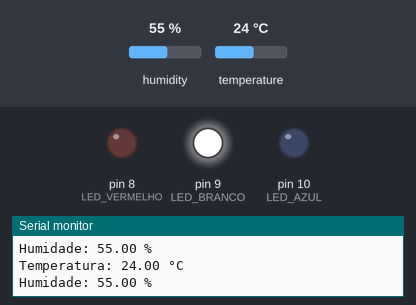
A program run on a simulated Arduino Uno, built with avr-gcc and run on an emulated ATmega328P. On the bench: output pins drawn as LEDs (lit = HIGH), the last lines printed to the serial monitor. Inputs (shaded band) come from the test bench; at power-on: temperature 24 °C, humidity 55 %.

Above: at 4.8 s.
4.9 s: temperature set to 21 °C
7.9 s: temperature set to 18 °C
At 9.1 s:
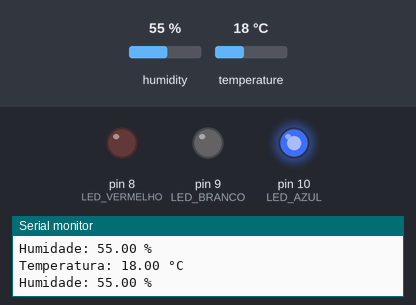
10.9 s: temperature set to 28 °C
At 12.7 s:
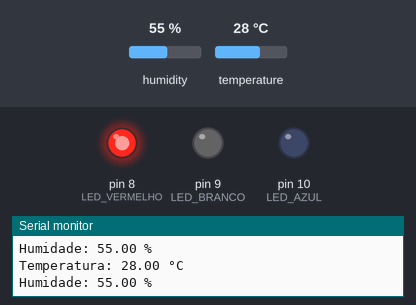
13.9 s: temperature set to 26 °C
16.9 s: temperature set to 23 °C
At 18.7 s:
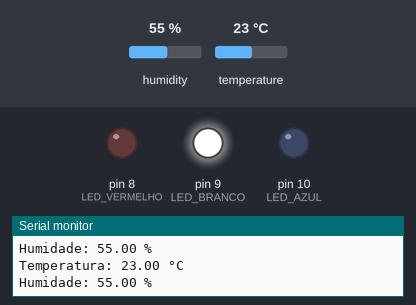
19.9 s: temperature set to 12 °C
At 21.1 s:
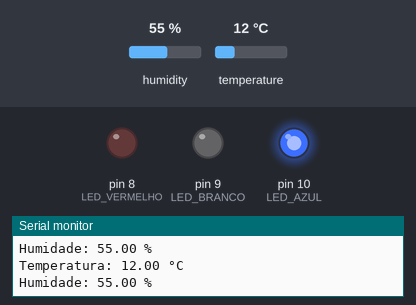
Timing chart, 0 to 22.9 s (numbered marks = the images above; inputs shaded):
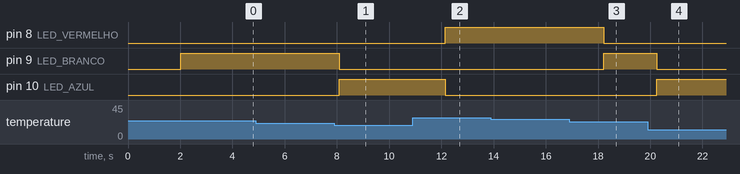

Measured:
- the behaviour switches between 20 and 19 °C on temperature (found by bisection; images 0 and 1)
- the behaviour switches between 25 and 24 °C on temperature (found by bisection; images 2 and 3)
- after the input at 7.9 s, pin 9 (LED_BRANCO): HIGH → LOW after 0.20 s; pin 10 (LED_AZUL): LOW → HIGH after 0.20 s
- after the input at 10.9 s, pin 8 (LED_VERMELHO): LOW → HIGH after 1.2 s; pin 10 (LED_AZUL): HIGH → LOW after 1.2 s
- after the input at 16.9 s, pin 8 (LED_VERMELHO): HIGH → LOW after 1.3 s; pin 9 (LED_BRANCO): LOW → HIGH after 1.3 s
- after the input at 19.9 s, pin 9 (LED_BRANCO): HIGH → LOW after 0.34 s; pin 10 (LED_AZUL): LOW → HIGH after 0.34 s

The program:

main.cpp
```cpp
#include <Arduino.h>
#include <DHT.h>

#define DHTPIN 2        // pino do sensor (podes usar A0 se quiseres)
#define DHTTYPE DHT11   // tipo do sensor

#define LED_VERMELHO 8
#define LED_BRANCO   9
#define LED_AZUL     10

// Definir limites de temperatura
#define TEMP_BAIXA 20.0   // abaixo disto = frio
#define TEMP_ALTA  24.0   // acima disto = quente

DHT dht(DHTPIN, DHTTYPE);

void setup() {
  Serial.begin(9600);
  Serial.println("Leitura de temperatura e LEDs de estado");

  dht.begin();

  pinMode(LED_VERMELHO, OUTPUT);
  pinMode(LED_BRANCO, OUTPUT);
  pinMode(LED_AZUL, OUTPUT);

  // Inicialmente apaga todos os LEDs
  digitalWrite(LED_VERMELHO, LOW);
  digitalWrite(LED_BRANCO, LOW);
  digitalWrite(LED_AZUL, LOW);
}

void loop() {
  delay(2000);

  float humidade = dht.readHumidity();
  float temperatura = dht.readTemperature();

  if (isnan(humidade) || isnan(temperatura)) {
    Serial.println("Falha ao ler o sensor DHT11!");
    return;
  }

  Serial.print("Temperatura: ");
  Serial.print(temperatura);
  Serial.println(" °C");

  Serial.print("Humidade: ");
  Serial.print(humidade);
  Serial.println(" %");

  // Controle dos LEDs conforme a temperatura
  if (temperatura < TEMP_BAIXA) {
    digitalWrite(LED_AZUL, HIGH);     // frio → azul
    digitalWrite(LED_BRANCO, LOW);
    digitalWrite(LED_VERMELHO, LOW);
  }
  else if (temperatura > TEMP_ALTA) {
    digitalWrite(LED_VERMELHO, HIGH); // quente → vermelho
    digitalWrite(LED_BRANCO, LOW);
    digitalWrite(LED_AZUL, LOW);
  }
  else {
    digitalWrite(LED_BRANCO, HIGH);   // normal → branco
    digitalWrite(LED_VERMELHO, LOW);
    digitalWrite(LED_AZUL, LOW);
  }
}
```
